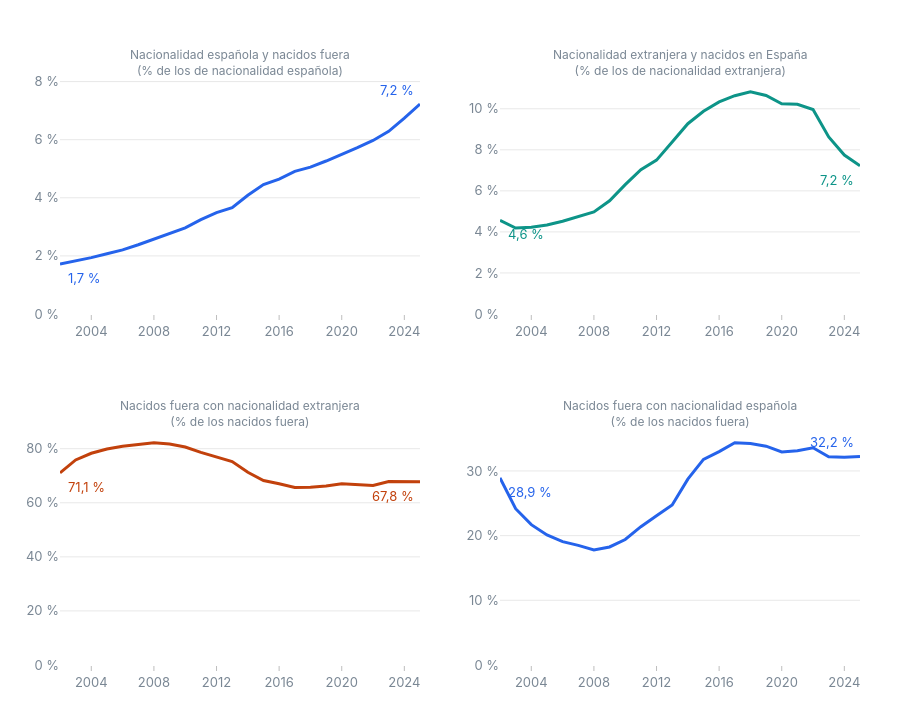

The code cell stored with this chart in its notebook:
### Code cell
#| label: fig-explica
#| fig-cap: "Arriba izquierda: residentes con nacionalidad española nacidos fuera (% de los de nacionalidad española). Arriba derecha: residentes con nacionalidad extranjera nacidos en España (% de los de nacionalidad extranjera). Abajo izquierda: nacidos fuera con nacionalidad extranjera (% de los nacidos fuera). Abajo derecha: nacidos fuera con nacionalidad española (% de los nacidos fuera)"
fig_explica(cruce).show()

### Figure 1 — Plotly figure (JSON) as saved in the notebook; plotly's stock layout.template omitted (floating-point values rounded to 4 significant figures)
{"data": [{"hovertemplate": "%{hovertext}", "hovertext": ["1,7 % · 675.371 de 39.297.299", "1,8 % · 721.021 de 39.465.808", "1,9 % · 769.603 de 39.646.667", "2,1 % · 825.663 de 39.866.131", "2,2 % · 884.677 de 40.079.052", "2,4 % · 961.562 de 40.335.225", "2,6 % · 1.045.500 de 40.582.644", "2,8 % · 1.135.988 de 40.852.611", "3,0 % · 1.218.105 de 41.084.042", "3,2 % · 1.343.065 de 41.354.735", "3,5 % · 1.451.430 de 41.582.186", "3,7 % · 1.525.240 de 41.648.066", "4,1 % · 1.709.994 de 41.819.392", "4,5 % · 1.869.805 de 41.971.737", "4,6 % · 1.950.455 de 41.999.550", "4,9 % · 2.066.942 de 42.079.740", "5,1 % · 2.125.957 de 42.067.748", "5,3 % · 2.215.131 de 42.068.189", "5,5 % · 2.310.347 de 42.076.772", "5,7 % · 2.404.019 de 41.998.096", "6,0 % · 2.507.771 de 41.977.681", "6,3 % · 2.639.846 de 41.995.741", "6,7 % · 2.839.500 de 42.117.413", "7,2 % · 3.051.382 de 42.216.326"], "line": {"color": "#2563eb", "width": 3}, "mode": "lines", "showlegend": false, "type": "scatter", "x": [2002, 2003, 2004, 2005, 2006, 2007, 2008, 2009, 2010, 2011, 2012, 2013, 2014, 2015, 2016, 2017, 2018, 2019, 2020, 2021, 2022, 2023, 2024, 2025], "xaxis": "x", "y": [1.719, 1.827, 1.941, 2.071, 2.207, 2.384, 2.576, 2.781, 2.965, 3.248, 3.491, 3.662, 4.089, 4.455, 4.644, 4.912, 5.054, 5.266, 5.491, 5.724, 5.974, 6.286, 6.742, 7.228], "yaxis": "y"}, {"hovertemplate": "%{hovertext}", "hovertext": ["4,6 % · 79.245 de 1.737.972", "4,2 % · 98.954 de 2.362.027", "4,2 % · 122.721 de 2.900.787", "4,3 % · 148.641 de 3.430.204", "4,5 % · 177.622 de 3.930.916", "4,7 % · 210.934 de 4.449.434", "5,0 % · 252.875 de 5.086.295", "5,5 % · 297.134 de 5.386.659", "6,3 % · 340.620 de 5.402.579", "7,0 % · 373.297 de 5.312.441", "7,5 % · 392.508 de 5.236.030", "8,4 % · 424.189 de 5.064.584", "9,3 % · 433.576 de 4.676.352", "9,9 % · 439.899 de 4.453.985", "10,3 % · 456.624 de 4.419.334", "10,6 % · 469.887 de 4.417.653", "10,8 % · 495.770 de 4.577.322", "10,6 % · 516.584 de 4.850.762", "10,2 % · 536.872 de 5.241.278", "10,2 % · 551.924 de 5.402.702", "10,0 % · 548.701 de 5.509.046", "8,6 % · 525.260 de 6.089.620", "7,7 % · 503.548 de 6.502.282", "7,2 % · 499.143 de 6.911.971"], "line": {"color": "#0d9488", "width": 3}, "mode": "lines", "showlegend": false, "type": "scatter", "x": [2002, 2003, 2004, 2005, 2006, 2007, 2008, 2009, 2010, 2011, 2012, 2013, 2014, 2015, 2016, 2017, 2018, 2019, 2020, 2021, 2022, 2023, 2024, 2025], "xaxis": "x2", "y": [4.56, 4.189, 4.231, 4.333, 4.519, 4.741, 4.972, 5.516, 6.305, 7.027, 7.496, 8.376, 9.272, 9.877, 10.33, 10.64, 10.83, 10.65, 10.24, 10.22, 9.96, 8.625, 7.744, 7.221], "yaxis": "y2"}, {"hovertemplate": "%{hovertext}", "hovertext": ["71,1 % · 1.658.727 de 2.334.098", "75,8 % · 2.263.073 de 2.984.094", "78,3 % · 2.778.066 de 3.547.669", "79,9 % · 3.281.563 de 4.107.226", "80,9 % · 3.753.294 de 4.637.971", "81,5 % · 4.238.500 de 5.200.062", "82,2 % · 4.833.420 de 5.878.920", "81,8 % · 5.089.525 de 6.225.513", "80,6 % · 5.061.959 de 6.280.064", "78,6 % · 4.939.144 de 6.282.209", "76,9 % · 4.843.522 de 6.294.952", "75,3 % · 4.640.395 de 6.165.635", "71,3 % · 4.242.776 de 5.952.770", "68,2 % · 4.014.086 de 5.883.891", "67,0 % · 3.962.710 de 5.913.165", "65,6 % · 3.947.766 de 6.014.708", "65,8 % · 4.081.552 de 6.207.509", "66,2 % · 4.334.178 de 6.549.309", "67,1 % · 4.704.406 de 7.014.753", "66,9 % · 4.850.778 de 7.254.797", "66,4 % · 4.960.345 de 7.468.116", "67,8 % · 5.564.360 de 8.204.206", "67,9 % · 5.998.734 de 8.838.234", "67,8 % · 6.412.828 de 9.464.210"], "line": {"color": "#c2410c", "width": 3}, "mode": "lines", "showlegend": false, "type": "scatter", "x": [2002, 2003, 2004, 2005, 2006, 2007, 2008, 2009, 2010, 2011, 2012, 2013, 2014, 2015, 2016, 2017, 2018, 2019, 2020, 2021, 2022, 2023, 2024, 2025], "xaxis": "x3", "y": [71.07, 75.84, 78.31, 79.9, 80.93, 81.51, 82.22, 81.75, 80.6, 78.62, 76.94, 75.26, 71.27, 68.22, 67.02, 65.64, 65.75, 66.18, 67.06, 66.86, 66.42, 67.82, 67.87, 67.76], "yaxis": "y3"}, {"hovertemplate": "%{hovertext}", "hovertext": ["28,9 % · 675.371 de 2.334.098", "24,2 % · 721.021 de 2.984.094", "21,7 % · 769.603 de 3.547.669", "20,1 % · 825.663 de 4.107.226", "19,1 % · 884.677 de 4.637.971", "18,5 % · 961.562 de 5.200.062", "17,8 % · 1.045.500 de 5.878.920", "18,2 % · 1.135.988 de 6.225.513", "19,4 % · 1.218.105 de 6.280.064", "21,4 % · 1.343.065 de 6.282.209", "23,1 % · 1.451.430 de 6.294.952", "24,7 % · 1.525.240 de 6.165.635", "28,7 % · 1.709.994 de 5.952.770", "31,8 % · 1.869.805 de 5.883.891", "33,0 % · 1.950.455 de 5.913.165", "34,4 % · 2.066.942 de 6.014.708", "34,2 % · 2.125.957 de 6.207.509", "33,8 % · 2.215.131 de 6.549.309", "32,9 % · 2.310.347 de 7.014.753", "33,1 % · 2.404.019 de 7.254.797", "33,6 % · 2.507.771 de 7.468.116", "32,2 % · 2.639.846 de 8.204.206", "32,1 % · 2.839.500 de 8.838.234", "32,2 % · 3.051.382 de 9.464.210"], "line": {"color": "#2563eb", "width": 3}, "mode": "lines", "showlegend": false, "type": "scatter", "x": [2002, 2003, 2004, 2005, 2006, 2007, 2008, 2009, 2010, 2011, 2012, 2013, 2014, 2015, 2016, 2017, 2018, 2019, 2020, 2021, 2022, 2023, 2024, 2025], "xaxis": "x4", "y": [28.93, 24.16, 21.69, 20.1, 19.07, 18.49, 17.78, 18.25, 19.4, 21.38, 23.06, 24.74, 28.73, 31.78, 32.98, 34.36, 34.25, 33.82, 32.94, 33.14, 33.58, 32.18, 32.13, 32.24], "yaxis": "y4"}], "layout": {"annotations": [{"font": {"size": 12}, "showarrow": false, "text": "Nacionalidad española y nacidos fuera<br>(% de los de nacionalidad española)", "x": 0.225, "xanchor": "center", "xref": "paper", "y": 1, "yanchor": "bottom", "yref": "paper"}, {"font": {"size": 12}, "showarrow": false, "text": "Nacionalidad extranjera y nacidos en España<br>(% de los de nacionalidad extranjera)", "x": 0.775, "xanchor": "center", "xref": "paper", "y": 1, "yanchor": "bottom", "yref": "paper"}, {"font": {"size": 12}, "showarrow": false, "text": "Nacidos fuera con nacionalidad extranjera<br>(% de los nacidos fuera)", "x": 0.225, "xanchor": "center", "xref": "paper", "y": 0.4, "yanchor": "bottom", "yref": "paper"}, {"font": {"size": 12}, "showarrow": false, "text": "Nacidos fuera con nacionalidad española<br>(% de los nacidos fuera)", "x": 0.775, "xanchor": "center", "xref": "paper", "y": 0.4, "yanchor": "bottom", "yref": "paper"}, {"font": {"color": "#2563eb"}, "showarrow": false, "text": "1,7 %", "x": 2002, "xanchor": "left", "xref": "x", "xshift": 6, "y": 1.719, "yref": "y", "yshift": -14}, {"font": {"color": "#2563eb"}, "showarrow": false, "text": "7,2 %", "x": 2025, "xanchor": "right", "xref": "x", "xshift": -4, "y": 7.228, "yref": "y", "yshift": 14}, {"font": {"color": "#0d9488"}, "showarrow": false, "text": "4,6 %", "x": 2002, "xanchor": "left", "xref": "x2", "xshift": 6, "y": 4.56, "yref": "y2", "yshift": -14}, {"font": {"color": "#0d9488"}, "showarrow": false, "text": "7,2 %", "x": 2025, "xanchor": "right", "xref": "x2", "xshift": -4, "y": 7.221, "yref": "y2", "yshift": -14}, {"font": {"color": "#c2410c"}, "showarrow": false, "text": "71,1 %", "x": 2002, "xanchor": "left", "xref": "x3", "xshift": 6, "y": 71.07, "yref": "y3", "yshift": -14}, {"font": {"color": "#c2410c"}, "showarrow": false, "text": "67,8 %", "x": 2025, "xanchor": "right", "xref": "x3", "xshift": -4, "y": 67.76, "yref": "y3", "yshift": -14}, {"font": {"color": "#2563eb"}, "showarrow": false, "text": "28,9 %", "x": 2002, "xanchor": "left", "xref": "x4", "xshift": 6, "y": 28.93, "yref": "y4", "yshift": -14}, {"font": {"color": "#2563eb"}, "showarrow": false, "text": "32,2 %", "x": 2025, "xanchor": "right", "xref": "x4", "xshift": -4, "y": 32.24, "yref": "y4", "yshift": 14}, {"font": {"color": "#7a8794", "size": 11}, "showarrow": false, "text": "Fuente: INE (ECP, tabla 56938), población a 1 de enero. Elaboración propia.", "x": 0, "xanchor": "left", "xref": "paper", "y": -0.14, "yref": "paper"}], "height": 720, "hovermode": "x unified", "margin": {"b": 55, "l": 60, "r": 40, "t": 80}, "xaxis": {"anchor": "y", "domain": [0, 0.45], "dtick": 4}, "xaxis2": {"anchor": "y2", "domain": [0.55, 1], "dtick": 4}, "xaxis3": {"anchor": "y3", "domain": [0, 0.45], "dtick": 4}, "xaxis4": {"anchor": "y4", "domain": [0.55, 1], "dtick": 4}, "yaxis": {"anchor": "x", "domain": [0.6, 1], "rangemode": "tozero", "tickformat": ".0f", "ticksuffix": " %"}, "yaxis2": {"anchor": "x2", "domain": [0.6, 1], "rangemode": "tozero", "tickformat": ".0f", "ticksuffix": " %"}, "yaxis3": {"anchor": "x3", "domain": [0, 0.4], "rangemode": "tozero", "tickformat": ".0f", "ticksuffix": " %"}, "yaxis4": {"anchor": "x4", "domain": [0, 0.4], "rangemode": "tozero", "tickformat": ".0f", "ticksuffix": " %"}}}
